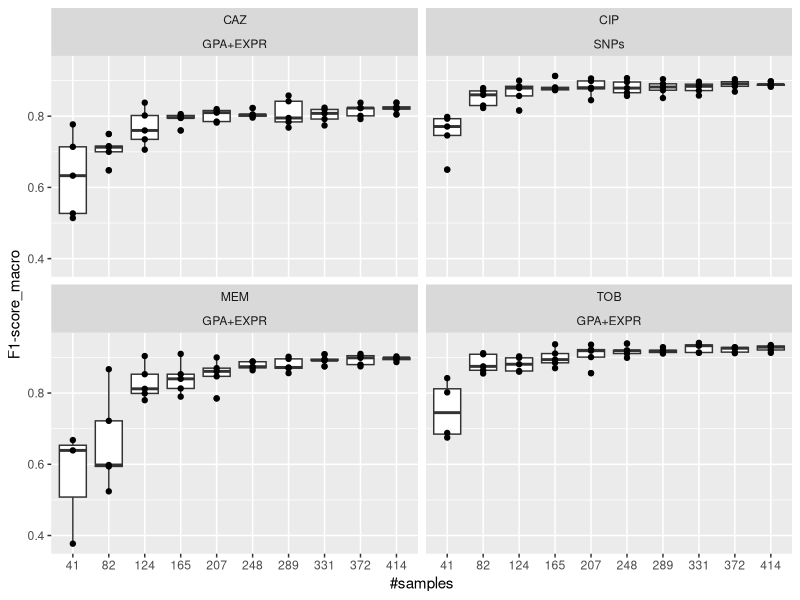

Generate this figure with R:
library(tidyverse)
t <- read_tsv("cv_perf_summary.txt")
t <- filter(t, drug == "Ciprofloxacin" & mode == "snps" | drug == "Ceftazidim" & mode == "gpa_expr" | drug == "Tobramycin" & mode == "gpa_expr" | drug == "Meropenem" & mode == "gpa_expr") 
t$drug <- recode(t$drug, Ciprofloxacin= "CIP", Meropenem = "MEM", Ceftazidim = "CAZ", Tobramycin = "TOB")
t$mode <- recode(t$mode, snps= "SNPs", gpa_expr= "GPA+EXPR")
plot <- ggplot(t,  aes(as.factor(no_samples), `F1-score_macro`))  +
    geom_boxplot(aes(y = `F1-score_macro`, x = as.factor(no_samples)))+
    facet_wrap(~ drug + mode) + geom_point()+
    xlab("#samples")
ggsave(paste("learning_curve_selected.png", sep = ""))
